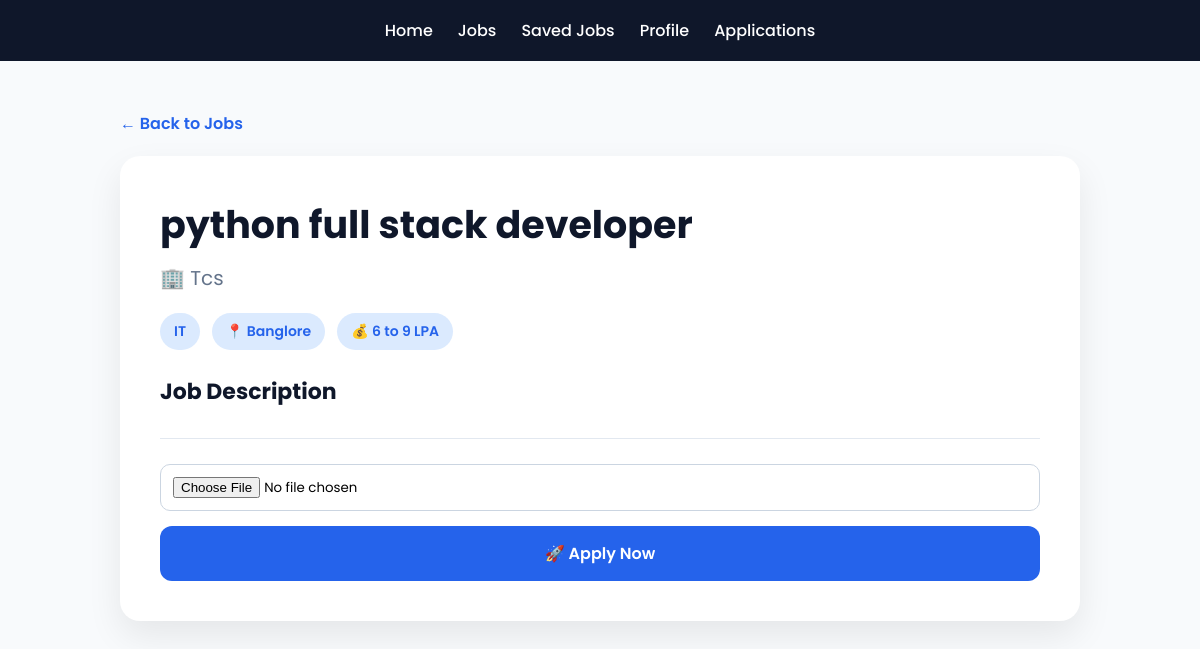
The page /job/3 on the database its author committed.
### tables this page shows
CREATE TABLE jobs(
id INTEGER PRIMARY KEY AUTOINCREMENT,
title TEXT,
company TEXT,
category TEXT,
description TEXT,
location TEXT,
salary TEXT
, job_type TEXT);

### app.py (the view)
@app.route("/job/<int:id>")
def job_detail(id):
    conn = get_db()
    job = conn.execute(
        "SELECT * FROM jobs WHERE id=?",
        (id,)
    ).fetchone()
    return render_template("job_detail.html", job=job)

### app.py (called while the page is built)
def get_db():
    db_path = os.path.join(os.getcwd(), "database.db")
    print("Using DB:", db_path)   # 👈 DEBUG (important)
    conn = sqlite3.connect(db_path)
    conn.row_factory = sqlite3.Row  # ⭐ professional upgrade
    return conn

### templates/job_detail.html (shortened to what this page needs)
<!DOCTYPE html>
<html lang="en">
<head>
</head>
<body>
<div class="navbar">
<a href="/">Home</a>
<a href="/jobs">Jobs</a>
<a href="/saved_jobs">Saved Jobs</a>
<a href="/profile">Profile</a>
<a href="/my_applications">Applications</a>
</div>
<div class="container">
<a href="/jobs" class="back-btn">
← Back to Jobs
</a>
<div class="job-card">
<h1 class="job-title">
{{ job[1] }}
</h1>
<div class="company">
🏢 {{ job[2] }}
</div>
<div class="badges">
{% if job[3] %} <span class="badge">
{{ job[3] }} </span>
{% endif %}
{% if job[5] %} <span class="badge">
📍 {{ job[5] }} </span>
{% endif %}
{% if job[6] %} <span class="badge">
💰 {{ job[6] }} </span>
{% endif %}
</div>
<h3 class="section-title">
Job Description
</h3>
<div class="apply-box">
<form action="/apply/{{ job[0] }}" method="POST" enctype="multipart/form-data">
<input
type="file"
name="resume"
required>
<button type="submit">
🚀 Apply Now
</button>
</form>
</div>
</div>
</div>
</body>
</html>

### templates/job_detail.html (style rules this page uses)
* { margin:0; padding:0; box-sizing:border-box; font-family:'Poppins',sans-serif; }
body { background:#f8fafc; min-height:100vh; }
.navbar { background:#0f172a; padding:18px 40px; display:flex; justify-content:center; gap:25px; flex-wrap:wrap; }
.navbar a { color:white; text-decoration:none; font-weight:500; }
.container { max-width:1000px; margin:50px auto; padding:0 20px; }
.job-card { background:white; border-radius:20px; padding:40px; box-shadow:0 15px 35px rgba(0,0,0,.08); }
.job-title { font-size:38px; font-weight:700; color:#0f172a; margin-bottom:10px; }
.company { font-size:20px; color:#64748b; margin-bottom:20px; }
.badges { display:flex; gap:12px; flex-wrap:wrap; margin-bottom:25px; }
.badge { background:#dbeafe; color:#2563eb; padding:8px 14px; border-radius:25px; font-size:14px; font-weight:600; }
.section-title { margin-top:25px; margin-bottom:10px; color:#0f172a; font-size:22px; }
.apply-box { margin-top:30px; padding-top:25px; border-top:1px solid #e2e8f0; }
input[type=file] { width:100%; padding:12px; border:1px solid #cbd5e1; border-radius:10px; margin-bottom:15px; }
button { width:100%; padding:15px; border:none; border-radius:12px; background:#2563eb; color:white; font-size:16px; font-weight:600; cursor:pointer; transition:.3s; }
.back-btn { display:inline-block; margin-bottom:20px; text-decoration:none; color:#2563eb; font-weight:600; }

### rows shown on the page
jobs: title "python full stack developer", company "Tcs", category "IT", location "Banglore", salary "6 to 9 LPA"
